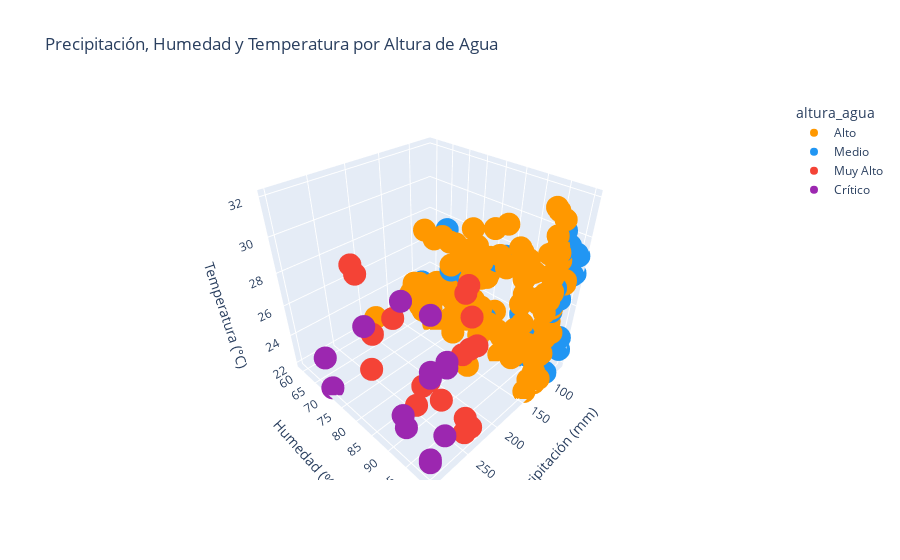

Notebook source saved alongside this figure:
### Code cell
# Gráfico de barras: Eventos de Inundación por Año e Intensidad de Precipitación
import pandas as pd
import plotly.express as px

# Cargar datos
bd_inundacion = pd.read_csv("inundaciones lluvias.csv")
bd_inundacion['registro_fecha'] = pd.to_datetime(bd_inundacion['registro_fecha'], format='%d/%m/%Y')

# Gráfico
fig = px.scatter_3d(bd_inundacion, x='precipitacion_mm', y='indice_humedad', z='temperatura_C',
                    color='altura_agua', title='Precipitación, Humedad y Temperatura por Altura de Agua',
                    labels={'precipitacion_mm': 'Precipitación (mm)', 'indice_humedad': 'Humedad (%)', 'temperatura_C': 'Temperatura (°C)'},
                    color_discrete_sequence=['#FF9800', '#2196F3', '#F44336', '#9C27B0'])
fig.update_layout(showlegend=True)
fig.show()

### Figure 1 — Plotly figure (JSON) as saved in the notebook; plotly's stock layout.template omitted (floating-point values rounded to 4 significant figures; data arrays with more than 128 entries replaced by an {"elided": "..."} marker saying what was removed)
{"data": [{"hovertemplate": "altura_agua=Alto<br>Precipitación (mm)=%{x}<br>Humedad (%)=%{y}<br>Temperatura (°C)=%{z}<extra></extra>", "legendgroup": "Alto", "marker": {"color": "#FF9800", "symbol": "circle"}, "mode": "markers", "name": "Alto", "scene": "scene", "showlegend": true, "type": "scatter3d", "x": {"elided": "131 int values"}, "y": {"elided": "131 float values"}, "z": {"elided": "131 float values"}}, {"hovertemplate": "altura_agua=Medio<br>Precipitación (mm)=%{x}<br>Humedad (%)=%{y}<br>Temperatura (°C)=%{z}<extra></extra>", "legendgroup": "Medio", "marker": {"color": "#2196F3", "symbol": "circle"}, "mode": "markers", "name": "Medio", "scene": "scene", "showlegend": true, "type": "scatter3d", "x": [70, 110, 110, 75, 95, 95, 70, 110, 110, 75, 95, 95, 70, 110, 110, 75, 95, 95, 70, 110, 110, 75, 95, 95, 70, 110, 110, 75], "y": [100.0, 100.0, 86.0, 100.0, 86.0, 69.0, 89.0, 100.0, 100.0, 94.0, 100.0, 100.0, 79.0, 63.0, 84.0, 79.0, 94.0, 100.0, 100.0, 100.0, 73.0, 100.0, 75.0, 77.0, 100.0, 100.0, 100.0, 100.0], "z": [28.0, 28.0, 28.0, 28.0, 28.0, 28.0, 24.0, 24.1, 27.0, 23.0, 27.0, 30.0, 26.0, 24.0, 24.0, 26.0, 22.0, 22.0, 29.0, 31.0, 26.0, 29.2, 25.0, 23.0, 23.0, 26.6, 30.0, 24.0]}, {"hovertemplate": "altura_agua=Muy Alto<br>Precipitación (mm)=%{x}<br>Humedad (%)=%{y}<br>Temperatura (°C)=%{z}<extra></extra>", "legendgroup": "Muy Alto", "marker": {"color": "#F44336", "symbol": "circle"}, "mode": "markers", "name": "Muy Alto", "scene": "scene", "showlegend": true, "type": "scatter3d", "x": [250, 250, 260, 240, 250, 250, 260, 240, 250, 250, 260, 240, 250, 250, 260, 240, 250, 250], "y": [100.0, 70.0, 100.0, 66.0, 89.0, 99.0, 89.0, 100.0, 74.0, 94.0, 75.0, 100.0, 100.0, 100.0, 100.0, 89.0, 100.0, 81.0], "z": [28.1, 28.2, 28.1, 28.1, 24.0, 31.0, 23.0, 28.0, 25.0, 24.0, 23.0, 23.0, 29.7, 24.0, 31.0, 24.0, 23.0, 27.0]}, {"hovertemplate": "altura_agua=Crítico<br>Precipitación (mm)=%{x}<br>Humedad (%)=%{y}<br>Temperatura (°C)=%{z}<extra></extra>", "legendgroup": "Crítico", "marker": {"color": "#9C27B0", "symbol": "circle"}, "mode": "markers", "name": "Crítico", "scene": "scene", "showlegend": true, "type": "scatter3d", "x": [300, 280, 300, 300, 280, 300, 300, 280, 300, 300, 280, 300, 300, 280], "y": [100.0, 100.0, 100.0, 94.0, 89.0, 100.0, 69.0, 79.0, 70.0, 100.0, 100.0, 94.0, 100.0, 100.0], "z": [28.1, 28.3, 28.4, 24.0, 23.0, 23.0, 24.0, 27.0, 22.0, 31.0, 28.0, 30.8, 23.2, 24.0]}], "layout": {"legend": {"title": {"text": "altura_agua"}, "tracegroupgap": 0}, "scene": {"domain": {"x": [0, 1], "y": [0, 1]}, "xaxis": {"title": {"text": "Precipitación (mm)"}}, "yaxis": {"title": {"text": "Humedad (%)"}}, "zaxis": {"title": {"text": "Temperatura (°C)"}}}, "showlegend": true, "title": {"text": "Precipitación, Humedad y Temperatura por Altura de Agua"}}}
